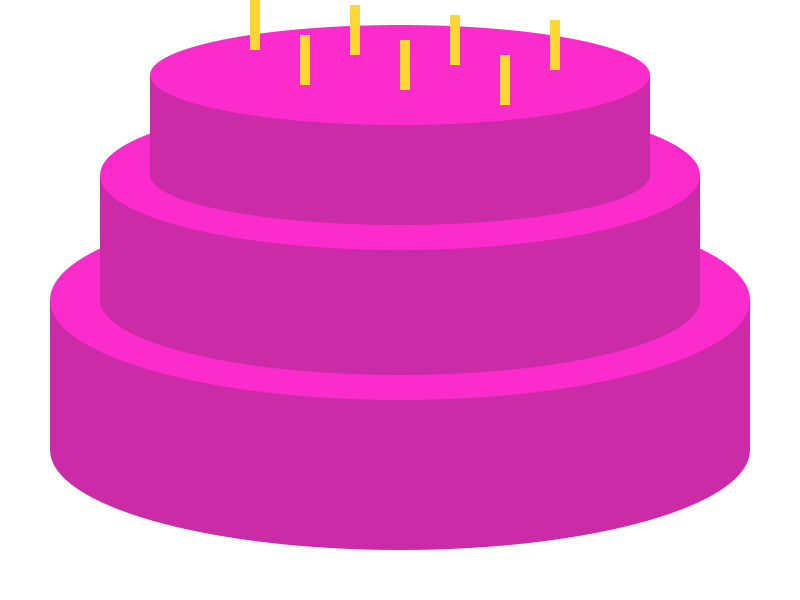
Frame 1 (no input)
Frame 60 (the mouse pressed at the canvas centre just before this capture): identical to frame 1, image omitted
Frame 120 (the mouse held since frame 60 and released just before this capture): identical to frame 1, image omitted

The Processing sketch that drew this single still picture (run headless with seeded random() and noise(); from frame 60 on, the mouse is pressed at the canvas centre):

// Processing sketch: processing_145452
// ── processing_145452.pde

void setup () {
  size(800, 600);
  noStroke();
  background(255);

  fill(#CB2BA6);
  ellipse(width/2, 450, 700, 200);
  fill(#CB2BA6);
  rect(width/2-350, 300, 700, 150);
  fill(#FC2BCC);
  ellipse(width/2, 300, 700, 200);

  fill(#CB2BA6);
  ellipse(width/2, 300, 600, 150);
  fill(#CB2BA6);
  rect(width/2-300, 175, 600, 125);
  fill(#FC2BCC);
  ellipse(width/2, 175, 600, 150);

  fill(#CB2BA6);
  ellipse(width/2, 175, 500, 100);
  fill(#CB2BA6);
  rect(width/2-250, 75, 500, 100);
  fill(#FC2BCC);
  ellipse(width/2, 75, 500, 100);

  fill(#FFD734);
  rect(width/2, 40, 10, 50);

  fill(#FFD734);
  rect(width/2 - 50, 5, 10, 50);

  fill(#FFD734);
  rect(width/2 + 50, 15, 10, 50);

  fill(#FFD734);
  rect(width/2-100, 35, 10, 50);

  fill(#FFD734);
  rect(width/2 - 150, 0, 10, 50);

  fill(#FFD734);
  rect(width/2+100, 55, 10, 50);

  fill(#FFD734);
  rect(width/2+150, 20, 10, 50);
}


void draw() {
}
